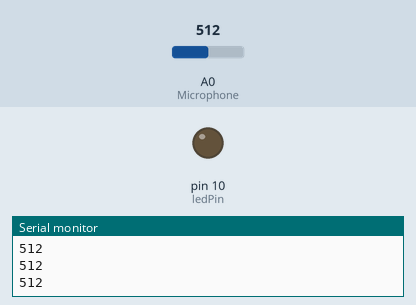
This sketch was run on a simulated Arduino Uno, built with avr-gcc and run on an emulated ATmega328P. Parts: output pins drawn as LEDs (lit = HIGH), the last lines printed to the serial monitor. Dashed ring = blinking. The test bench sets the inputs (shaded band); at power-on: A0 (Microphone) = 512.

Above: at 1.2 s.
1.3 s: A0 (Microphone) set to 38
2.8 s: A0 (Microphone) set to 34
At 3.1 s:
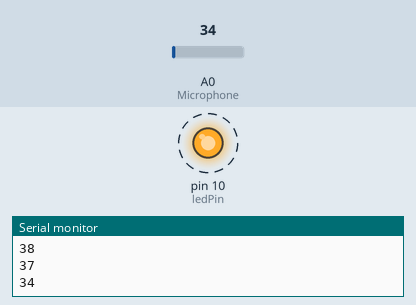
Timing chart, 0 to 11.8 s (numbered marks = the images above; inputs shaded):
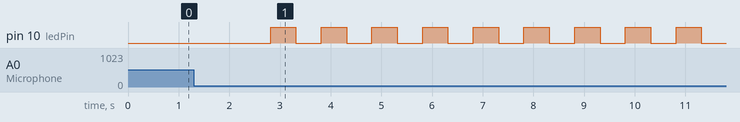

The sketch:

microphone__.ino
```cpp
int ledPin=10;
int buzzer=7;
int Microphone = A0                                                                                                                                         ;

void setup()
{
  pinMode(ledPin, OUTPUT);
  pinMode(Microphone, INPUT);

  Serial.begin(57600);

}

void loop()
{
    long sum = 0;
    for(int i=0; i<100; i++)
    {
        sum += analogRead(Microphone);
    }

    sum = sum/100;

    Serial.println(sum);

  while (sum<=35){
    for(;;){
      digitalWrite(ledPin, HIGH);
      delay(500);
      digitalWrite(ledPin,LOW);
      delay(500);

    //continue;
    }
  }

}
```

Measured:
- the behaviour switches between 36 and 35 on A0 (Microphone) (found by bisection; images 0 and 1)
- after the input at 2.8 s, pin 10 (ledPin): alternates HIGH for 0.50 s and LOW for 0.50 s, starting at once
